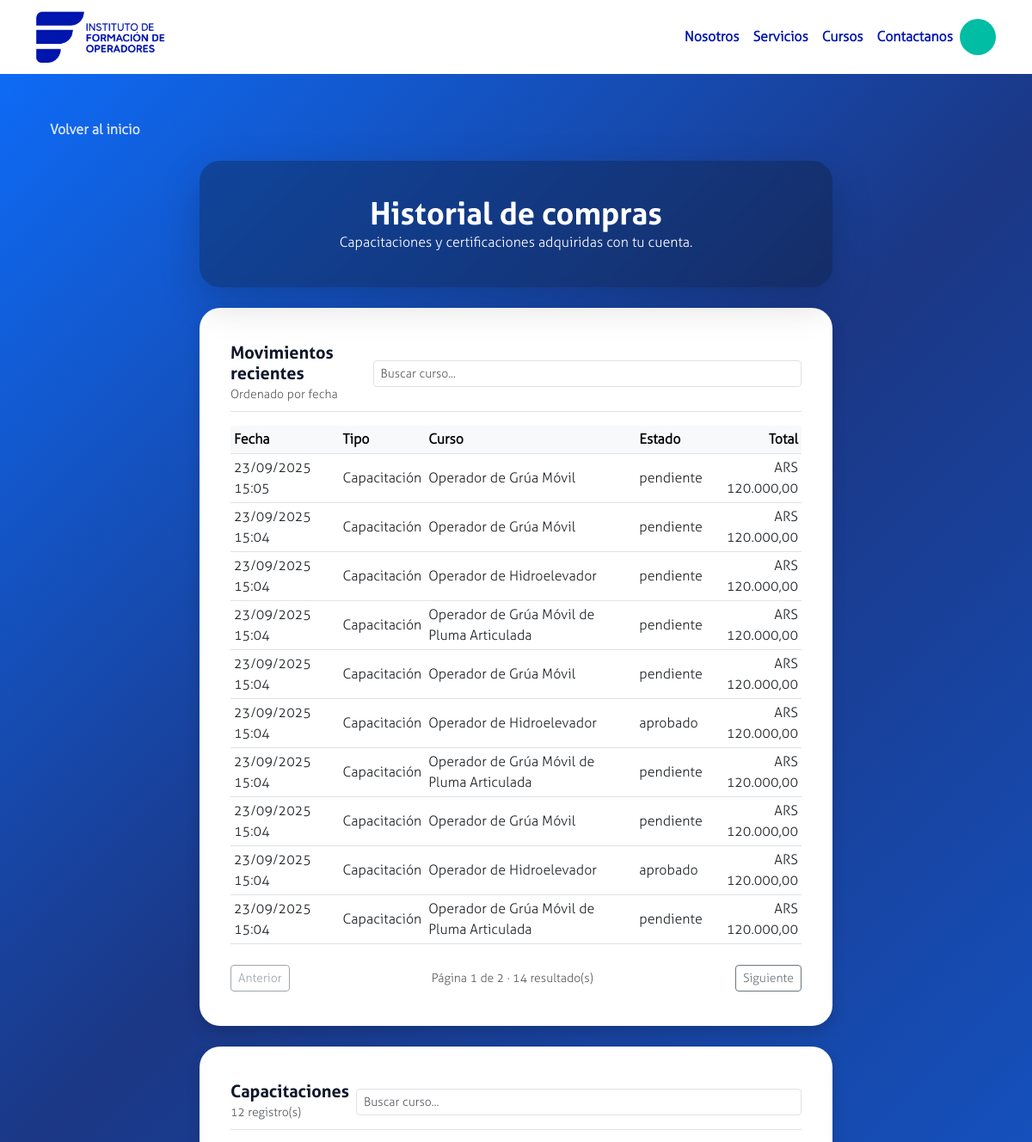
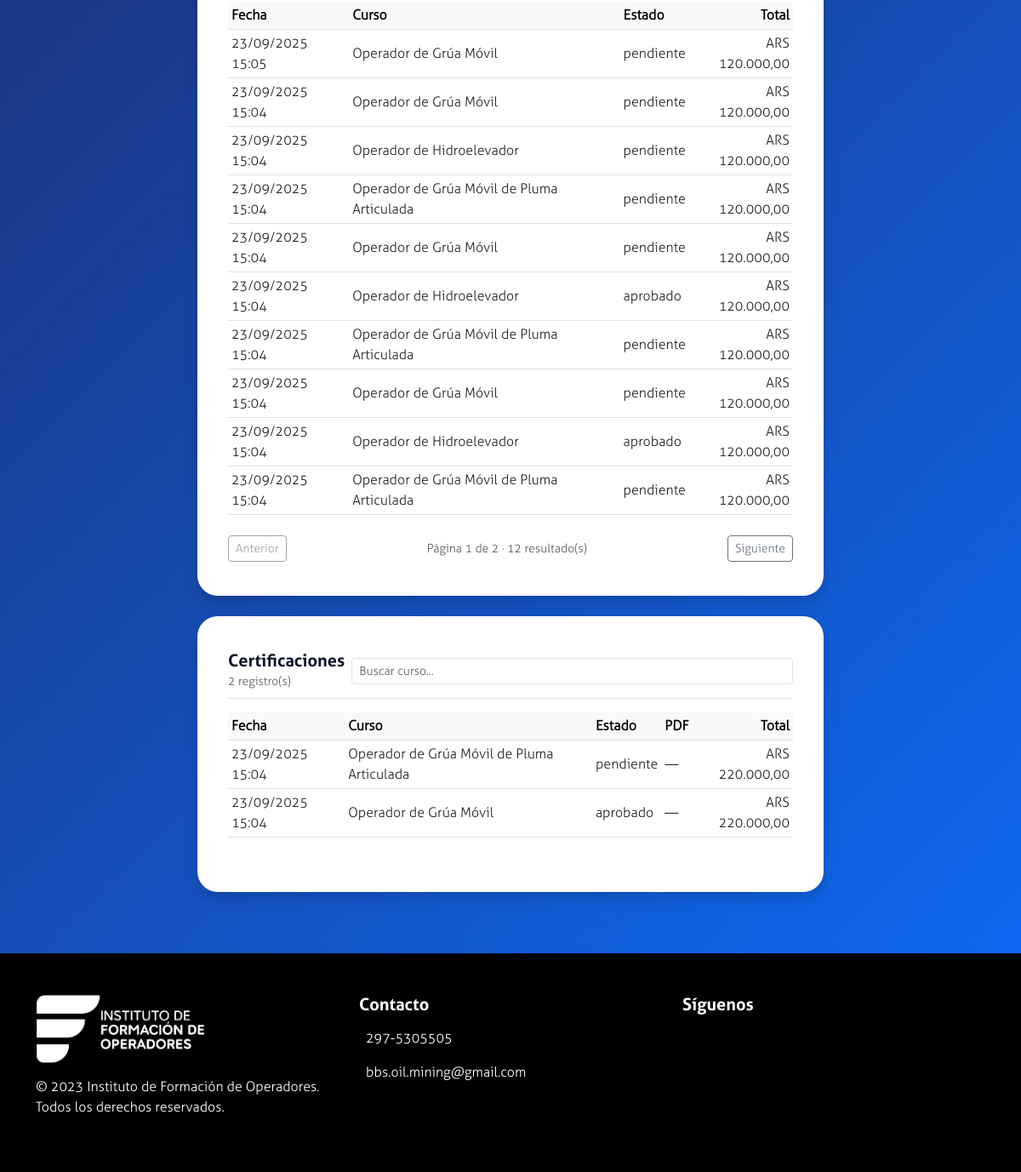
Page /historial_compras.php (signed in) on the committed database (2 pictures, top to bottom).
### tables this page shows
CREATE TABLE `checkout_capacitaciones` (
  `id_capacitacion` int(11) NOT NULL,
  `creado_por` int(11) DEFAULT NULL,
  `id_curso` int(11) NOT NULL,
  `nombre` varchar(100) DEFAULT NULL,
  `apellido` varchar(100) DEFAULT NULL,
  `email` varchar(150) DEFAULT NULL,
  `telefono` varchar(50) DEFAULT NULL,
  `dni` varchar(40) DEFAULT NULL,
  `direccion` varchar(200) DEFAULT NULL,
  `ciudad` varchar(120) DEFAULT NULL,
  `provincia` varchar(120) DEFAULT NULL,
  `pais` varchar(100) DEFAULT NULL,
  `acepta_tyc` tinyint(1) NOT NULL DEFAULT 0,
  `precio_total` decimal(12,2) NOT NULL DEFAULT 0.00,
  `moneda` varchar(10) NOT NULL DEFAULT 'ARS',
  `id_estado` int(11) NOT NULL DEFAULT 1,
  `creado_en` datetime NOT NULL DEFAULT current_timestamp()
);

CREATE TABLE `cursos` (
  `id_curso` int(11) NOT NULL,
  `nombre_curso` varchar(100) NOT NULL,
  `descripcion_curso` varchar(255) NOT NULL,
  `duracion` int(10) NOT NULL,
  `objetivos` varchar(100) NOT NULL,
  `id_complejidad` int(11) DEFAULT NULL
);

CREATE TABLE `estados_inscripciones` (
  `id_estado` int(11) NOT NULL,
  `nombre_estado` varchar(50) NOT NULL
);

### historial_compras.php (the view, shortened to what this page needs)
<?php
$userId = (int)($_SESSION['id_usuario'] ?? $_SESSION['usuario'] ?? 0);
$page_styles = '<link rel="stylesheet" href="assets/styles/style_configuracion.css">';
$formatMoney = static function (float $amount, ?string $currency = null): string {
    $formatted = number_format($amount, 2, ',', '.');
    $currencyCode = trim((string)$currency);
    return $currencyCode !== '' ? $currencyCode . ' ' . $formatted : $formatted;
};
$capacitaciones = [];
$certificaciones = [];
$combinado = [];
$errorMessage = null;
try {
    $pdo = getPdo();
    $sqlCap = <<<SQL
        SELECT
            cc.id_capacitacion            AS id_registro,
            cc.creado_en                  AS fecha,
            cc.precio_total               AS total,
            cc.moneda                     AS moneda,
            cc.id_curso                   AS id_curso,
            cc.id_estado                  AS id_estado,
            c.nombre_curso                AS nombre_curso,
            ei.nombre_estado              AS estado_label
        FROM checkout_capacitaciones cc
        LEFT JOIN cursos c ON c.id_curso = cc.id_curso
        LEFT JOIN estados_inscripciones ei ON ei.id_estado = cc.id_estado
        WHERE cc.creado_por = :user
        ORDER BY cc.creado_en DESC, cc.id_capacitacion DESC
    SQL;
    $stmtCap = $pdo->prepare($sqlCap);
    $stmtCap->bindValue(':user', $userId, PDO::PARAM_INT);
    $stmtCap->execute();
    while ($row = $stmtCap->fetch(PDO::FETCH_ASSOC)) {
        $fechaRaw = $row['fecha'] ?? null;
        $fechaFmt = $fechaRaw;
        if (!empty($fechaRaw)) {
            try { $fechaFmt = (new DateTimeImmutable($fechaRaw))->format('d/m/Y H:i'); } catch (Throwable $e) {}
        }
        $item = [
            'tipo'            => 'capacitacion',
            'id'              => (int)$row['id_registro'],
            'fecha'           => $fechaRaw,
            'fecha_formatted' => $fechaFmt,
            'total'           => (float)($row['total'] ?? 0),
            'moneda'          => $row['moneda'] ?? '',
            'curso'           => $row['nombre_curso'] ?? 'Curso',
            'estado_label'    => $row['estado_label'] ?? null,
            'id_estado'       => $row['id_estado'] ?? null,
        ];
        $capacitaciones[] = $item;
        $combinado[] = $item;
    }
    $sqlCert = <<<SQL
        SELECT
            ct.id_certificacion           AS id_registro,
            ct.creado_en                  AS fecha,
            ct.precio_total               AS total,
            ct.moneda                     AS moneda,
            ct.id_curso                   AS id_curso,
            ct.id_estado                  AS id_estado,
            ct.pdf_path                   AS pdf_path,
            ct.pdf_nombre                 AS pdf_nombre,
            c.nombre_curso                AS nombre_curso,
            ei.nombre_estado              AS estado_label
        FROM checkout_certificaciones ct
        LEFT JOIN cursos c ON c.id_curso = ct.id_curso
        LEFT JOIN estados_inscripciones ei ON ei.id_estado = ct.id_estado
        WHERE ct.creado_por = :user
        ORDER BY ct.creado_en DESC, ct.id_certificacion DESC
    SQL;
    $stmtCert = $pdo->prepare($sqlCert);
    $stmtCert->bindValue(':user', $userId, PDO::PARAM_INT);
    $stmtCert->execute();
    while ($row = $stmtCert->fetch(PDO::FETCH_ASSOC)) {
        $fechaRaw = $row['fecha'] ?? null;
        $fechaFmt = $fechaRaw;
        if (!empty($fechaRaw)) {
            try { $fechaFmt = (new DateTimeImmutable($fechaRaw))->format('d/m/Y H:i'); } catch (Throwable $e) {}
        }
        $item = [
            'tipo'            => 'certificacion',
            'id'              => (int)$row['id_registro'],
            'fecha'           => $fechaRaw,
            'fecha_formatted' => $fechaFmt,
            'total'           => (float)($row['total'] ?? 0),
            'moneda'          => $row['moneda'] ?? '',
            'curso'           => $row['nombre_curso'] ?? 'Curso',
            'estado_label'    => $row['estado_label'] ?? null,
            'id_estado'       => $row['id_estado'] ?? null,
            'pdf_path'        => $row['pdf_path'] ?? null,
            'pdf_nombre'      => $row['pdf_nombre'] ?? null,
        ];
        $certificaciones[] = $item;
        $combinado[] = $item;
    }
    usort($combinado, static function($a, $b) {
        $fa = $a['fecha'] ?? '';
        $fb = $b['fecha'] ?? '';
        if ($fa === $fb) return 0;
        if ($fa === '' || $fa === null) return 1;
        if ($fb === '' || $fb === null) return -1;
        return strcmp($fb, $fa);
    });
} catch (Throwable $exception) {
    $errorMessage = 'No pudimos cargar tu historial en este momento.';
}
?>
<!DOCTYPE html>
<html lang="es">
<?php include 'head.php'; ?>
<body class="config-page d-flex flex-column min-vh-100">
<?php include 'nav.php'; ?>
<header class="config-hero">
    <div class="container">
        <a href="index.php" class="config-back"><i class="fas fa-arrow-left me-2"></i>Volver al inicio</a>
        <div class="row justify-content-center">
            <div class="col-xl-8">
                <div class="config-hero-card shadow-lg w-100 text-center">
                    <h1>Historial de compras</h1>
                    <p class="mb-0">Capacitaciones y certificaciones adquiridas con tu cuenta.</p>
                </div>
            </div>
        </div>
    </div>
</header>
<main class="config-main flex-grow-1 py-5">
    <div class="container">
        <div class="row justify-content-center">
            <div class="col-xl-8">
                <?php if ($errorMessage !== null): ?>
                    <div class="config-card shadow text-center">
                        <p class="mb-0"><?php echo htmlspecialchars($errorMessage, ENT_QUOTES, 'UTF-8'); ?></p>
                    </div>
                <?php else: ?>
                    <div class="config-card shadow mb-4 text-start">
                        <div class="d-flex flex-column flex-md-row justify-content-between align-items-md-center border-bottom pb-2 mb-3 gap-2">
                            <div>
                                <h5 class="mb-0">Movimientos recientes</h5>
                                <span class="text-muted small">Ordenado por fecha</span>
                            </div>
                            <div class="w-100 w-md-auto">
                                <input id="recentSearch" type="text" class="form-control form-control-sm" placeholder="Buscar curso...">
                            </div>
                        </div>
                        <div class="table-responsive">
                            <table id="recentTable" class="table table-sm align-middle">
                                <thead class="table-light">
                                <tr>
                                    <th class="text-start">Fecha</th>
                                    <th class="text-start">Tipo</th>
                                    <th class="text-start">Curso</th>
                                    <th class="text-start">Estado</th>
                                    <th class="text-end">Total</th>
                                </tr>
                                </thead>
                                <tbody>
                                <?php foreach ($combinado as $row): ?>
                                    <?php $totalLabel = $formatMoney($row['total'], $row['moneda']); ?>
                                    <tr>
                                        <td class="text-start"><?php echo htmlspecialchars($row['fecha_formatted'] ?? '—', ENT_QUOTES, 'UTF-8'); ?></td>
                                        <td class="text-start"><?php echo $row['tipo'] === 'capacitacion' ? 'Capacitaci&oacute;n' : 'Certificaci&oacute;n'; ?></td>
                                        <td class="text-start"><?php echo htmlspecialchars($row['curso'] ?? 'Curso', ENT_QUOTES, 'UTF-8'); ?></td>
                                        <td class="text-start"><?php echo htmlspecialchars($row['estado_label'] ?? '—', ENT_QUOTES, 'UTF-8'); ?></td>
                                        <td class="text-end"><?php echo htmlspecialchars($totalLabel, ENT_QUOTES, 'UTF-8'); ?></td>
                                    </tr>
                                <?php endforeach; ?>
                                </tbody>
                            </table>
                        </div>
                        <div id="recentPager" class="d-flex justify-content-between align-items-center mt-2"></div>
                    </div>
                    <div class="config-card shadow mb-4 text-start">
                        <div class="d-flex flex-column flex-md-row justify-content-between align-items-md-center border-bottom pb-2 mb-3 gap-2">
                            <div>
                                <h5 class="mb-0">Capacitaciones</h5>
                                <span class="text-muted small"><?php echo count($capacitaciones); ?> registro(s)</span>
                            </div>
                            <div class="w-100 w-md-auto">
                                <input id="capSearch" type="text" class="form-control form-control-sm" placeholder="Buscar curso...">
                            </div>
                        </div>
                        <?php if (empty($capacitaciones)): ?>
                            <p class="mb-0 text-muted">No hay compras de capacitaciones.</p>
                        <?php else: ?>
                            <div class="table-responsive">
                                <table id="capTable" class="table table-sm align-middle">
                                    <thead class="table-light">
                                    <tr>
                                        <th class="text-start">Fecha</th>
                                        <th class="text-start">Curso</th>
                                        <th class="text-start">Estado</th>
                                        <th class="text-end">Total</th>
                                    </tr>
                                    </thead>
                                    <tbody>
                                    <?php foreach ($capacitaciones as $cap): ?>
                                        <?php $totalLabel = $formatMoney($cap['total'], $cap['moneda']); ?>
                                        <tr>
                                            <td class="text-start"><?php echo htmlspecialchars($cap['fecha_formatted'] ?? '—', ENT_QUOTES, 'UTF-8'); ?></td>
                                            <td class="text-start"><?php echo htmlspecialchars($cap['curso'] ?? 'Curso', ENT_QUOTES, 'UTF-8'); ?></td>
                                            <td class="text-start"><?php echo htmlspecialchars($cap['estado_label'] ?? '—', ENT_QUOTES, 'UTF-8'); ?></td>
                                            <td class="text-end"><?php echo htmlspecialchars($totalLabel, ENT_QUOTES, 'UTF-8'); ?></td>
                                        </tr>
                                    <?php endforeach; ?>
                                    </tbody>
                                </table>
                            </div>
                            <div id="capPager" class="d-flex justify-content-between align-items-center mt-2"></div>
                        <?php endif; ?>
                    </div>
                    <div class="config-card shadow mb-4 text-start">
                        <div class="d-flex flex-column flex-md-row justify-content-between align-items-md-center border-bottom pb-2 mb-3 gap-2">
                            <div>
                                <h5 class="mb-0">Certificaciones</h5>
                                <span class="text-muted small"><?php echo count($certificaciones); ?> registro(s)</span>
                            </div>
                            <div class="w-100 w-md-auto">
                                <input id="certSearch" type="text" class="form-control form-control-sm" placeholder="Buscar curso...">
                            </div>
                        </div>
                        <?php if (empty($certificaciones)): ?>
                            <p class="mb-0 text-muted">No hay compras de certificaciones.</p>
                        <?php else: ?>
                            <div class="table-responsive">
                                <table id="certTable" class="table table-sm align-middle">
                                    <thead class="table-light">
                                    <tr>
                                        <th class="text-start">Fecha</th>
                                        <th class="text-start">Curso</th>
                                        <th class="text-start">Estado</th>
                                        <th class="text-start">PDF</th>
                                        <th class="text-end">Total</th>
                                    </tr>
                                    </thead>
                                    <tbody>
                                    <?php foreach ($certificaciones as $cert): ?>
                                        <?php $totalLabel = $formatMoney($cert['total'], $cert['moneda']); ?>
                                        <tr>
                                            <td class="text-start"><?php echo htmlspecialchars($cert['fecha_formatted'] ?? '—', ENT_QUOTES, 'UTF-8'); ?></td>
                                            <td class="text-start"><?php echo htmlspecialchars($cert['curso'] ?? 'Curso', ENT_QUOTES, 'UTF-8'); ?></td>
                                            <td class="text-start"><?php echo htmlspecialchars($cert['estado_label'] ?? '—', ENT_QUOTES, 'UTF-8'); ?></td>
                                            <td class="text-start">
                                                <?php if (!empty($cert['pdf_path'])): ?>
                                                    <a href="<?php echo htmlspecialchars($cert['pdf_path'], ENT_QUOTES, 'UTF-8'); ?>" target="_blank" rel="noopener">
                                                        <?php echo htmlspecialchars($cert['pdf_nombre'] ?? 'Archivo', ENT_QUOTES, 'UTF-8'); ?>
                                                    </a>
                                                <?php else: ?>
                                                    —
                                                <?php endif; ?>
                                            </td>
                                            <td class="text-end"><?php echo htmlspecialchars($totalLabel, ENT_QUOTES, 'UTF-8'); ?></td>
                                        </tr>
                                    <?php endforeach; ?>
                                    </tbody>
                                </table>
                            </div>
                        <?php endif; ?>
                    </div>
                <?php endif; ?>
            </div>
        </div>
    </div>
</main>
<?php include 'footer.php'; ?>
</body>
</html>

### rows in the picture
checkout_capacitaciones: fecha_formatted "23/09/2025 15:05", id_curso.nombre_curso "Operador de Grúa Móvil", id_estado.nombre_estado "pendiente", totalLabel "ARS 120.000,00"
checkout_capacitaciones: fecha_formatted "23/09/2025 15:04", id_curso.nombre_curso "Operador de Grúa Móvil", id_estado.nombre_estado "pendiente", totalLabel "ARS 120.000,00"
checkout_capacitaciones: fecha_formatted "23/09/2025 15:04", id_curso.nombre_curso "Operador de Hidroelevador", id_estado.nombre_estado "pendiente", totalLabel "ARS 120.000,00"
checkout_capacitaciones: fecha_formatted "23/09/2025 15:04", id_curso.nombre_curso "Operador de Grúa Móvil de Pluma Articulada", id_estado.nombre_estado "pendiente", totalLabel "ARS 120.000,00"
checkout_capacitaciones: fecha_formatted "23/09/2025 15:04", id_curso.nombre_curso "Operador de Grúa Móvil", id_estado.nombre_estado "pendiente", totalLabel "ARS 120.000,00"
checkout_capacitaciones: fecha_formatted "23/09/2025 15:04", id_curso.nombre_curso "Operador de Hidroelevador", id_estado.nombre_estado "aprobado", totalLabel "ARS 120.000,00"
checkout_capacitaciones: fecha_formatted "23/09/2025 15:04", id_curso.nombre_curso "Operador de Grúa Móvil de Pluma Articulada", id_estado.nombre_estado "pendiente", totalLabel "ARS 120.000,00"
checkout_capacitaciones: fecha_formatted "23/09/2025 15:04", id_curso.nombre_curso "Operador de Grúa Móvil", id_estado.nombre_estado "pendiente", totalLabel "ARS 120.000,00"
checkout_capacitaciones: fecha_formatted "23/09/2025 15:04", id_curso.nombre_curso "Operador de Hidroelevador", id_estado.nombre_estado "aprobado", totalLabel "ARS 120.000,00"
checkout_capacitaciones: fecha_formatted "23/09/2025 15:04", id_curso.nombre_curso "Operador de Grúa Móvil de Pluma Articulada", id_estado.nombre_estado "pendiente", totalLabel "ARS 120.000,00"

### other values in the picture
count($capacitaciones) "12"
count($certificaciones) "2"
$cert['fecha_formatted'] "23/09/2025 15:04"
$cert['curso'] "Operador de Grúa Móvil de Pluma Articulada"
$cert['estado_label'] "pendiente"
$totalLabel "ARS 220.000,00"
$cert['curso'] "Operador de Grúa Móvil"
$cert['estado_label'] "aprobado"
